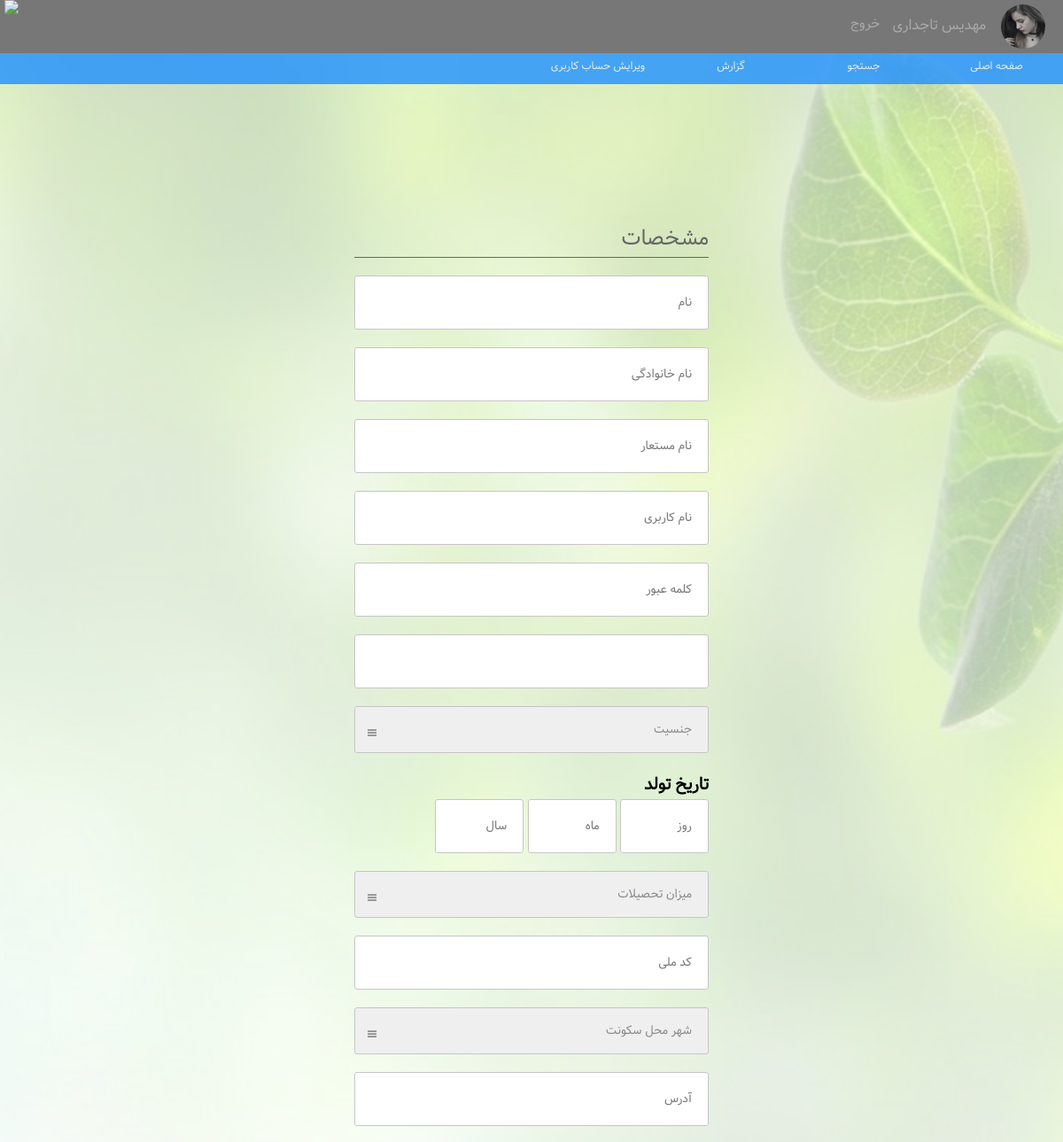
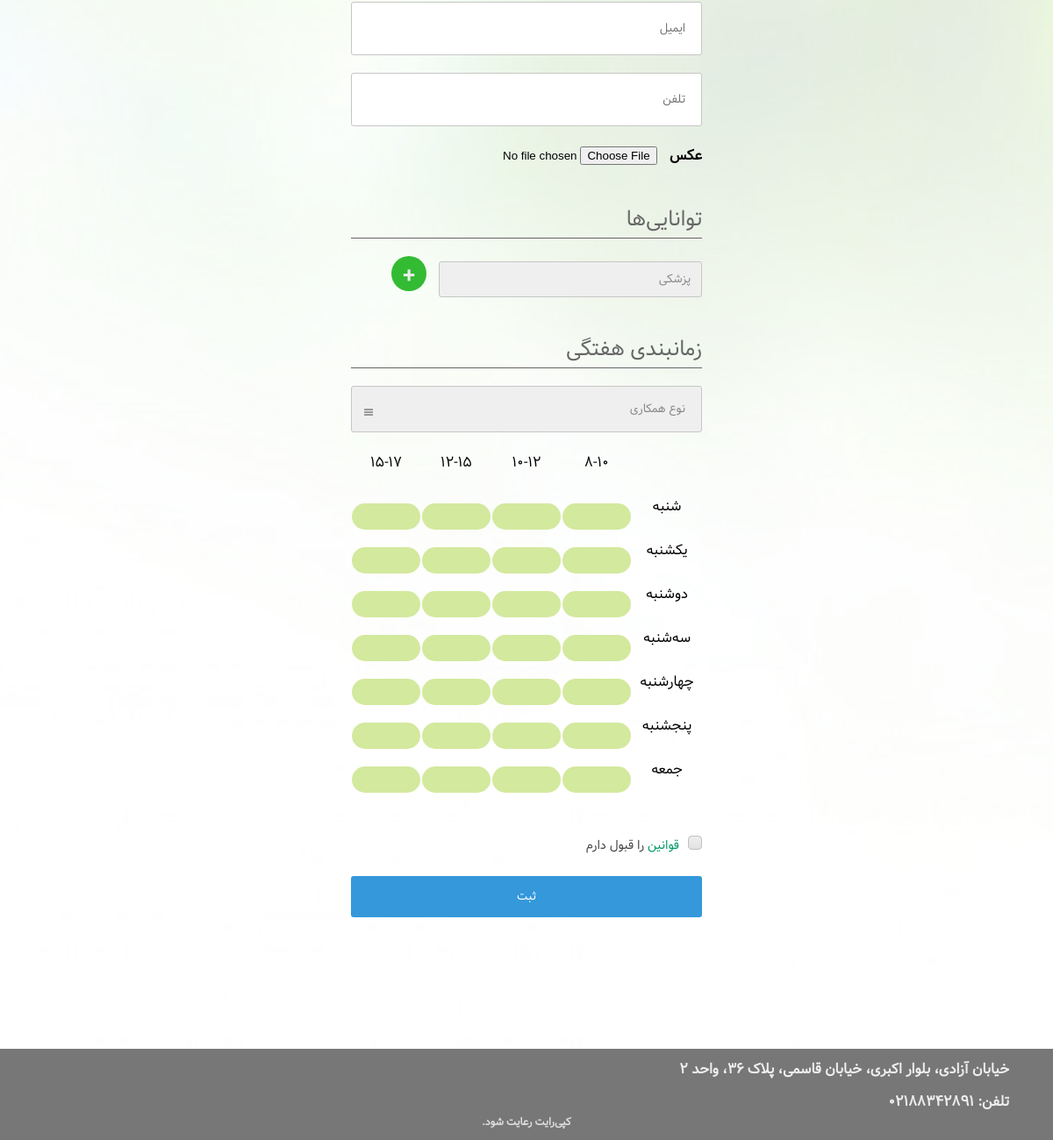
The app's page /register/benefactor/ (signed in) with its own data (2 pictures, top to bottom).
### users/models.py (models this page shows, shortened)
class CustomUser(AbstractUser):
    state = models.NullBooleanField(default=None)
    isBen = models.BooleanField(default=False)
    isOrg = models.BooleanField(default=False)
    image = models.ImageField(upload_to='../media/profile_pics/', default='../../media/profile_pics/no-picture.png')

class Benefactor(models.Model):
    user = models.OneToOneField(CustomUser, on_delete=models.CASCADE, related_name='benefactor')
    name = models.CharField(max_length=20)
    surname = models.CharField(max_length=30)
    nickname = models.CharField(max_length=30, blank=True)
    gender = models.CharField(max_length=10, choices=SEX_CHOICES, default='Male')
    day = models.IntegerField(default=0)
    month = models.IntegerField(default=0)
    year = models.IntegerField(default=0)
    education = models.CharField(max_length=10, choices=EDUCATION_CHOICES, default='nothing')
    major = models.CharField(max_length=20, blank=True)
    nationalId = models.CharField(max_length=10)
    city = models.CharField(max_length=10, default='blank')
    address = models.CharField(max_length=100, default='st')
    phone = models.CharField(max_length=12)
    typeOfCooperation = models.CharField(max_length=15, choices=COOP_CHOICES, default='inOffice10')
    wId = models.ForeignKey(WeeklySchedule, on_delete=models.CASCADE, related_name='userWeek', null=True)
    rate = models.ForeignKey(TotalRate, on_delete=models.CASCADE, related_name='rate')

### users/views.py (the view)
# urls.py: url(r'^register/benefactor/', views.benefactor_registration, name='register'),
def benefactor_registration(request):
    abilities = Ability.objects.all()
    if request.method == 'POST':
        user_form = UserForm(request.POST, request.FILES)
        form = BenefactorRegistraton(request.POST)
        week_form = WeekForm(request.POST)
        if form.is_valid() and user_form.is_valid() and week_form.is_valid():
            user = user_form.save()
            user.set_password(user.password)
            user.isBen = True
            if request.user.username != '' and request.user.is_authorized and not request.user.isBen and not request.user.isOrg:
                user.state = True
            user.save()
            rate = TotalRate.objects.create()
            benefactor = form.save(commit=False)
            benefactor.user = user
            week = week_form.save()
            week.save()
            benefactor.wId = week
            benefactor.rate = rate
            benefactor.save()
            for a in abilities:
                name = a.name
                if request.POST.get(name) is not None:
                    UserAbilities.objects.create(abilityId=a, username=user)
            return render(request, 'registration/thanks.html')
        else:
            print(user_form.errors, form.errors)
    else:
        user_form = UserForm()
        form = BenefactorRegistraton()
        week_form = WeekForm()
    cities = City.objects.all()
    return render(request, 'registration/registerBenefactor.html',
                  {'user_form': user_form, 'form': form, 'week_form': week_form, 'abilities': abilities,
                   'rangee': range(28), 'cities': cities})

### users/forms.py (shortened to what this page needs)
class UserForm(forms.ModelForm):
    password = forms.CharField(widget=forms.PasswordInput)
    password2 = forms.CharField(widget=forms.PasswordInput)
    class Meta:
        model = CustomUser
        fields = ('username', 'password', 'email', 'password2', 'image')

class BenefactorRegistraton(forms.ModelForm):
    terms = forms.BooleanField(required=True)
    class Meta:
        model = Benefactor
        fields = ('name', 'surname', 'nickname', 'gender', 'day', 'month', 'year', 'education', 'major', 'nationalId', 'city', 'address', 'phone', 'typeOfCooperation')

### templates/registration/registerBenefactor.html (shortened to what this page needs)
<!DOCTYPE html>
{% load staticfiles %}
<html lang="fa" dir="rtl">
<head>
    <link rel="stylesheet" type="text/css" href={% static "css/style.css" %}>
    <link rel="stylesheet" type="text/css" href={% static "css/editProfileBenefactor.css" %}>
    <link rel="stylesheet" href={% static "css/ionicons.min.css" %}>
</head>
<body>
<div class="main">
    <div class="header">
        <div class="topmenu" id="topmenu">
            {% if request.user.is_authenticated %}
                <div class="container">
                    <div class="topPhoto">
                        <img src="../{{ request.user.image }}">
                    </div>
                    <div class="topmenuelements">
                        {% if request.user.isBen %}
                            <a href={% url 'profile' request.user.username %}>{{ request.user.benefactor.name }} {{ request.user.benefactor.surname }}</a>
                        {% endif %}
                    </div>
                    <div class="topmenudate">
                        <a href="{% url 'logout' %}">خروج</a>
                    </div>
                    <div class="logo">
                        <img src="../static/images/logo.png">
                    </div>
                </div>
            {% endif %}
        </div>
    </div>
    <div class="mainPage">
        <div class="nav" id="nav"></div>
        <div class="formm" style="z-index:9">
            <form method="post" enctype="multipart/form-data">
                <h2>مشخصات</h2>
                <div class="controls">
                    <input type="text" id="name" class="floatlabel" placeholder="نام" name="name">
                </div>
                <div class="controls">
                    <input type="text" id="lastname" class="floatlabel" placeholder="نام خانوادگی" , name="surname">
                </div>
                <div class="controls">
                    <input type="text" id="nickname" class="floatlabel" placeholder="نام مستعار" , name="nickname">
                </div>
                <div class="controls">
                    <input type="text" id="username" class="floatlabel" placeholder="نام کاربری" , name="username">
                </div>
                <div class="controls">
                    <input type="password" id="pass1" class="floatlabel" placeholder="کلمه عبور" , name="password">
                </div>
                <div class="controls">
                    {{ user_form.password2 }}
                </div>
                <div class="controls">
                    <i class="ion-navicon"></i>
                    <select id="sex" class="floatlabel" name="gender">
                        <option value="blank"> جنسیت</option>
                    </select>
                </div>
                <div class="controls">
                    <h3>تاریخ تولد</h3>
                    <input type="number" id="date" class="birthday" placeholder="روز" name="day">
                    <input type="number" id="month" class="birthday" placeholder="ماه" name="month">
                    <input type="number" id="year" class="birthday" placeholder="سال" name="year">
                </div>
                <div class="controls">
                    <i class="ion-navicon"></i>
                    <select id="education" class="floatlabel" onchange="eduChanged()" name="education">
                        <option value="blank"> میزان تحصیلات</option>
                    </select>
                </div>
                <div class="controls">
                    <input type="number" id="nationalId" class="NID" placeholder="کد ملی" name="nationalId">
                </div>
                <div class="controls">
                    <i class="ion-navicon"></i>
                    <select id="city" class="floatlabel" name="city">
                        <option value="blank">شهر محل سکونت</option>
                    </select>
                </div>
                <div class="controls">
                    <input type="text" id="addr" class="floatlabel" placeholder="آدرس" name="address">
                </div>
                <div class="controls">
                    <input type="email" id="email" class="floatlabel" placeholder="ایمیل" name="email">
                </div>
                <div class="controls">
                    <input type="tel" id="tel" class="floatlabel" placeholder="تلفن" name="phone">
                </div>
                <div class="controls">
                    <h4 style="display: inline; margin-left: 10px;"> عکس </h4>
                    <input type="file" id="photo" name="image">
                </div>
                <h2> توانایی‌ها </h2>
                <div class="controlsAbility">
                    <select id="candidate" class="floatlabel" name="ability">
                        {% for ability in abilities %}
                            <option value="{{ ability.name }}">{{ ability.name }}</option>
                        {% endfor %}
                    </select>
                    <button id="add" onclick="addItem()"><h3>+</h3></button>
                </div>
                <h2>زمانبندی هفتگی</h2>
                <div class="controls">
                    <i class="ion-navicon"></i>
                    <select id="typeOfParticipation" class="floatlabel" onchange="participation()" name="typeOfCooperation">
                        <option value="blank">نوع همکاری</option>
                    </select>
                </div>
                <table id="tab">
                    <tbody>
                    <tr>
                        <td></td>
                        <td> 8-10</td>
                        <td> 10-12</td>
                        <td> 12-15</td>
                        <td> 15-17</td>
                    </tr>
                    <tr>
                        <td>شنبه</td>
                        <td><span id="11" onclick="week(11,0)" value="1"></span></td>
                        <td><span id="12" onclick="week(12,1)" value="1"></span></td>
                        <td><span id="13" onclick="week(13,2)" value="1"></span></td>
                        <td><span id="14" onclick="week(14,3)" value="1"></span></td>
                    </tr>
                    <tr>
                        <td>یکشنبه</td>
                        <td><span id="21" onclick="week(21,4)" value="1"></span></td>
                        <td><span id="22" onclick="week(22,5)" value="1"></span></td>
                        <td><span id="23" onclick="week(23,6)" value="1"></span></td>
                        <td><span id="24" onclick="week(24,7)" value="1"></span></td>
                    </tr>
                    <tr>
                        <td>دوشنبه</td>
                        <td><span id="31" onclick="week(31,8)" value="1"></span></td>
                        <td><span id="32" onclick="week(32,9)" value="1"></span></td>
                        <td><span id="33" onclick="week(33,10)" value="1"></span></td>
                        <td><span id="34" onclick="week(34,11)" value="1"></span></td>
                    </tr>
                    <tr>
                        <td>سه‌شنبه</td>
                        <td><span id="41" onclick="week(41,12)" value="1"></span></td>
                        <td><span id="42" onclick="week(42,13)" value="1"></span></td>
                        <td><span id="43" onclick="week(43,14)" value="1"></span></td>
                        <td><span id="44" onclick="week(44,15)" value="1"></span></td>
                    </tr>
                    <tr>
                        <td>چهارشنبه</td>
                        <td><span id="51" onclick="week(51,16)" value="1"></span></td>
                        <td><span id="52" onclick="week(52,17)" value="1"></span></td>
                        <td><span id="53" onclick="week(53,18)" value="1"></span></td>
                        <td><span id="54" onclick="week(54,19)" value="1"></span></td>
                    </tr>
                    <tr>
                        <td>پنجشنبه</td>
                        <td><span id="61" onclick="week(61,20)" value="1"></span></td>
                        <td><span id="62" onclick="week(62,21)" value="1"></span></td>
                        <td><span id="63" onclick="week(63,22)" value="1"></span></td>
                        <td><span id="64" onclick="week(64,23)" value="1"></span></td>
                    </tr>
                    <tr>
                        <td> جمعه</td>
                        <td><span id="71" onclick="week(71,24)" value="1"></span></td>
                        <td><span id="72" onclick="week(72,25)" value="1"></span></td>
                        <td><span id="73" onclick="week(73,26)" value="1"></span></td>
                        <td><span id="74" onclick="week(74,27)" value="1"></span></td>
                    </tr>
                    </tbody>
                </table>
                <div class="controls">
                    <label class="checkb" style="display: inline;" for="checkbox"><span></span><a
                            href={% url 'terms' %} style="text-decoration: none; color: #009966">قوانین</a> را قبول دارم</label>
                </div>
                <button>ثبت</button>
            </form>
        </div>
    </div>
    <div class="footer">
        <div class="container">
            <div class="addr">
                <h4> خیابان آزادی، بلوار اکبری، خیابان قاسمی، پلاک ۳۶، واحد ۲ </h4>
                <h4>تلفن: ۰۲۱۸۸۳۴۲۸۹۱</h4>
            </div>
        </div>
        <div class="copy">
            <h4>کپی‌رایت رعایت شود.</h4>
        </div>
    </div>
</div>
</body>
</html>

### static/css/style.css (style rules this page uses)
* { box-sizing: border-box; margin: 0; border: none; }
body { font-family: 'vazir', serif; }
h2 { margin-bottom: 10px; margin-top: 30px; }
.main { width: 100%; float: right; background: url('../images/back1.jpg') fixed; height: 100%; background-position: center; background-repeat: no-repeat; background-size: cover; position: relative; min-width: 300px; }
.main .header { width: 100%; height: 60px; color: #eeeeee; float: right; position: fixed; min-width: 300px; z-index: 6; }
.header .topmenu { width: 100%; float: right; background: #777777; box-sizing: border-box; position: relative; height: 60px; }
.header .topmenu .container { width: 100%; margin: 0 auto; position: relative; box-sizing: border-box; }
.header .topmenu .container .topPhoto { float: right; width: 50px; height: 50px; margin: 5px 20px 5px 0px; box-sizing: border-box; }
.header .topmenu .container .topPhoto img { float: right; border-radius: 50%; width: 100%; height: 100%; box-sizing: border-box; }
.header .topmenu .container .topmenuelements { float: right; margin: 15px 15px 0 0; box-sizing: border-box; display: inline-block; position: relative; }
.header .topmenu .container .topmenuelements a { font-family: 'vazir', serif; float: right; width: auto; min-width: 8%; color: #aaaaaa; border: none; position: relative; text-decoration: none; display: inline-block; margin-right: 2px; box-sizing: border-box; }
.header .topmenu .container .topmenudate a, .header .topmenu .container .topmenudate button , .header .topmenu .container .topmenudate h3 { font-family: 'vazir', serif; float: right; width: auto; min-width: 8%; color: #aaaaaa; border: none; text-decoration: none; display: inline-block; margin-right: 4px; box-sizing: border-box; background: none; font-size: 15px; padding: 0; }
.header .topmenu .container .topmenudate { font-family: 'vazir', serif; float: right; margin-top: 15px; margin-right: 10px; position: relative; color: #999999; box-sizing: border-box; }
.header .topmenu .container .logo { float: left; height: 60px; width: 30%; margin-left: 5px; box-sizing: border-box; }
.header .topmenu .container .logo img { height: 100%; float: left; box-sizing: border-box; }
.main .mainPage { width: 100%; min-height: 650px; position: relative; display: inline-block; z-index: 2; margin-top: 60px; }
.main .footer { width: 100%; float: right; background: #777777; position: relative; bottom: 0; z-index: 2; }
.main .footer .container { float: right; width: 100%; }
.main .footer .container .addr { color: #eeeeee; float: right; display: block; margin-right: 50px; }
.main .footer .container .addr h4 { margin-top: 10px; }
.main .footer .copy { color: #dddddd; margin: 10px auto; text-align: center; font-size: 12px; }
.main .nav { z-index: 60; position: fixed; width: 100%; margin: 0 0; display: block; background: #1E90FF; opacity: 0.8; height: 35px; white-space: cull; color: #eeeeee; font-size: 12px; }

### records on screen
CustomUser: user.image (picture), user.benefactor.name "مهدیس", user.benefactor.surname "تاجداری"

### other values on screen
form field ability "پزشکی"
